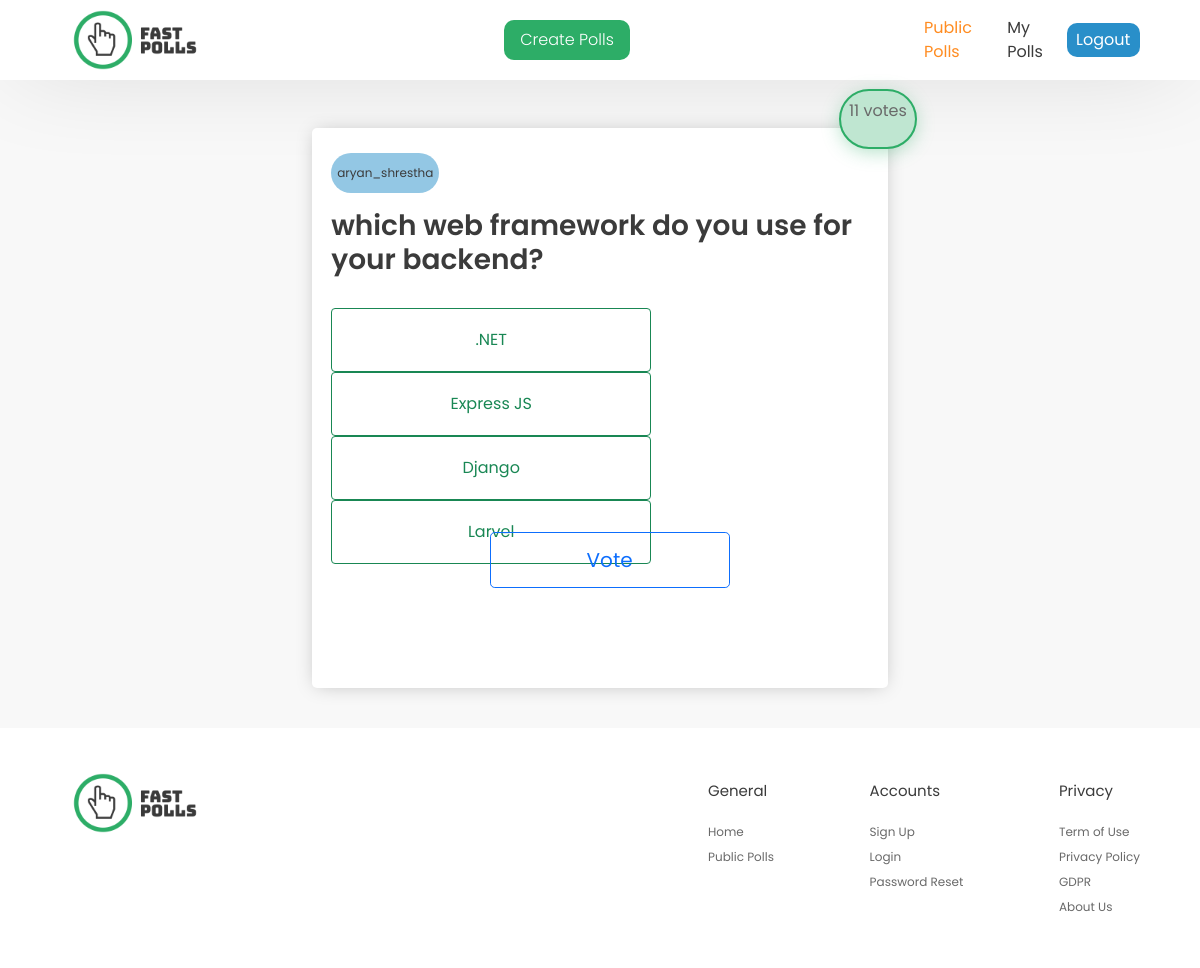
Page /8/ (signed in) on the committed database.
### pollsapp/models.py (models this page shows, shortened)
class Question(models.Model):
    user = models.ForeignKey(User, on_delete = models.CASCADE)
    question_text = models.CharField(max_length=200)
    pub_date = models.DateTimeField(auto_now_add=True)
    def get_total_vote(self):
        choices = self.choice_set.all()
        global total_votes
        total_votes=0
        for choice in choices:
            total_votes = total_votes + choice.votes
        return total_votes

class Choice(models.Model):
    question = models.ForeignKey(Question, on_delete = models.CASCADE)
    choice_text = models.CharField(max_length = 200)
    votes = models.IntegerField(default=0)

### pollsapp/views.py (the view)
# urls.py: path('<int:pk>/', views.detail, name = 'detail'),
@login_required
def detail(request, pk):
    question = get_object_or_404(Question, id=pk)
    pk = pk
    context = {
        'question': question
    }
    return render(request, 'pollsapp/detail.html', context)

### pollsapp/templates/pollsapp/detail.html (shortened to what this page needs)
{% extends 'pollsapp/main.html'%}
{% load static %}
{% block content%}
    <section class="container">
        <div class="polls-container">
            <div class="poll" style="height: 70vh;z-index: 1;" >
                <div class="votes" style="top:-4vh;">
                    <p>{{question.get_total_vote}} vote{{question.get_total_vote|pluralize}}</p>
                </div>
                <p class="username">{{user.username}}</p>
                <h3>{{question.question_text}}</h3>
                <form action="{% url 'pollsapp:vote' question.id %}" method="POST" style=" z-index: 2; display: flex; justify-content: space-between; flex-direction: column;">
                   <div class="radio-btns">
                       {% for choice in question.choice_set.all %}
                       <label class="btn btn-outline-success custom-btn" for="{{choice.id}}">{{choice.choice_text}}</label>
                        {% endfor %}
                    </div>
                    <input type="submit" value="Vote" class="btn btn-outline-primary btn-lg submit-btn custom-btn"
                            style="align-self: center; margin-top: 3vh; width: 30vh; height: 7vh; ">
                </form>
            </div>
        </div>
    </section>
{% endblock %}

### pollsapp/static/pollsapp/style.css (style rules this page uses)
* { padding: 0; margin: 0; -webkit-box-sizing: border-box; box-sizing: border-box; font-family: 'Poppins', sans-serif; }
body { background-color: #F8F8F8; }
.container { width: 50%; margin: 3rem auto auto auto; display: -webkit-box; display: -ms-flexbox; display: flex; -webkit-box-pack: justify; -ms-flex-pack: justify; justify-content: space-between; -webkit-box-align: start; -ms-flex-align: start; align-items: flex-start; -webkit-box-orient: vertical; -webkit-box-direction: normal; -ms-flex-direction: column; flex-direction: column; }
.polls-container { width: 100%; display: -webkit-box; display: -ms-flexbox; display: flex; -webkit-box-orient: vertical; -webkit-box-direction: normal; -ms-flex-direction: column; flex-direction: column; }
.poll { position: relative; width: 100%; height: 14rem; background-color: #fff; margin-bottom: 2.5rem; -webkit-box-shadow: 0px 1px 19px -4px rgba(0, 0, 0, 0.25); box-shadow: 0px 1px 19px -4px rgba(0, 0, 0, 0.25); border-radius: 5px; z-index: -2; padding-left: 1.2rem; padding-top: 1.5rem; line-height: 40px; }
.poll h3 { color: #3B3B3B; font-weight: 600; }
.poll p { color: #696969; font-weight: 400; }
.poll .username { display: inline-block; background-color: rgba(41, 143, 201, 0.5); border-radius: 150px; font-size: 12px; padding: 0px 6px; color: #3B3B3B; }
.votes { padding: 0px 8px; background-color: rgba(45, 173, 103, 0.3); position: absolute; top: -10%; right: -5%; border-radius: 80px; border: 2px solid #2DAD67; display: flex; align-items: center; justify-content: center; }
.votes::before { content: ""; z-index: -1; top: 0; left: 0; width: 100%; height: 100%; background-color: #fff; position: absolute; border-radius: 200px; -webkit-box-shadow: 0px 4px 19px rgba(45, 173, 103, 0.4); box-shadow: 0px 4px 19px rgba(45, 173, 103, 0.4); }
.radio-btns { width: 95%; height: 25vh; display: -webkit-box; display: -ms-flexbox; display: flex; -ms-flex-wrap: wrap; flex-wrap: wrap; -webkit-box-pack: justify; -ms-flex-pack: justify; justify-content: space-between; -webkit-box-align: center; -ms-flex-align: center; align-items: center; margin-top: 3vh; }
.custom-btn { width: 40vh; height: 8vh; display: -webkit-box; display: -ms-flexbox; display: flex; -webkit-box-pack: center; -ms-flex-pack: center; justify-content: center; -webkit-box-align: center; -ms-flex-align: center; align-items: center; }

### rows in the picture
Question: get_total_vote "11", question_text "which web framework do you use for your backend?"
Choice: choice_text ".NET"
Choice: choice_text "Express JS"
Choice: choice_text "Django"
Choice: choice_text "Larvel"

### other values in the picture
{{ user.username }} "aryan_shrestha"
